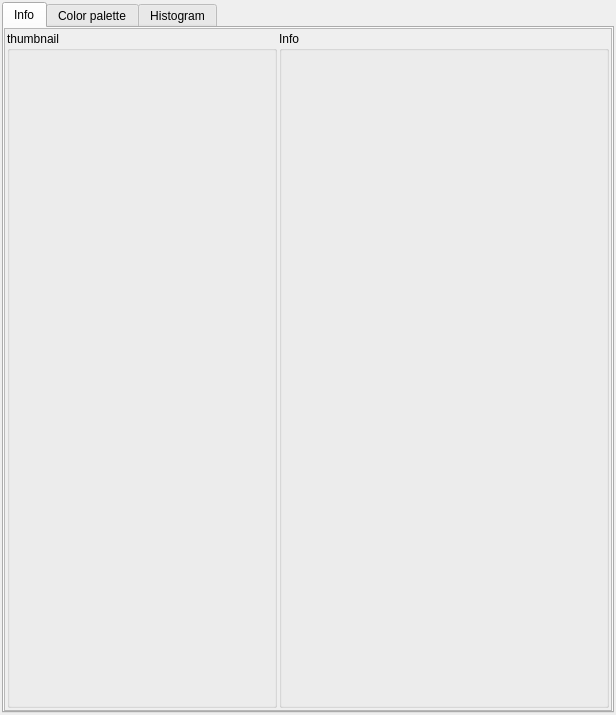
<?xml version="1.0" encoding="UTF-8"?>
<ui version="4.0">
 <class>Form</class>
 <widget class="QWidget" name="Form">
  <property name="geometry">
   <rect>
    <x>0</x>
    <y>0</y>
    <width>616</width>
    <height>715</height>
   </rect>
  </property>
  <property name="windowTitle">
   <string>Form</string>
  </property>
  <layout class="QVBoxLayout" name="verticalLayout">
   <property name="spacing">
    <number>0</number>
   </property>
   <property name="margin">
    <number>0</number>
   </property>
   <item>
    <widget class="QSplitter" name="splitter">
     <property name="orientation">
      <enum>Qt::Horizontal</enum>
     </property>
     <widget class="QWidget" name="widget" native="true">
      <layout class="QVBoxLayout" name="verticalLayout_3">
       <property name="margin">
        <number>2</number>
       </property>
       <item>
        <widget class="QTabWidget" name="tabWidget">
         <property name="currentIndex">
          <number>0</number>
         </property>
         <property name="movable">
          <bool>true</bool>
         </property>
         <widget class="QWidget" name="InfoTab">
          <attribute name="title">
           <string>Info</string>
          </attribute>
          <layout class="QHBoxLayout" name="horizontalLayout_2">
           <property name="spacing">
            <number>0</number>
           </property>
           <property name="margin">
            <number>0</number>
           </property>
           <item>
            <widget class="QScrollArea" name="scrollArea">
             <property name="widgetResizable">
              <bool>true</bool>
             </property>
             <widget class="QWidget" name="scrollAreaWidgetContents">
              <property name="geometry">
               <rect>
                <x>0</x>
                <y>0</y>
                <width>604</width>
                <height>683</height>
               </rect>
              </property>
              <layout class="QHBoxLayout" name="horizontalLayout">
               <property name="spacing">
                <number>2</number>
               </property>
               <property name="margin">
                <number>2</number>
               </property>
               <item>
                <widget class="QGroupBox" name="groupBox_5">
                 <property name="maximumSize">
                  <size>
                   <width>270</width>
                   <height>16777215</height>
                  </size>
                 </property>
                 <property name="title">
                  <string>thumbnail</string>
                 </property>
                 <layout class="QFormLayout" name="formLayout_2">
                  <property name="fieldGrowthPolicy">
                   <enum>QFormLayout::AllNonFixedFieldsGrow</enum>
                  </property>
                  <property name="labelAlignment">
                   <set>Qt::AlignCenter</set>
                  </property>
                  <property name="horizontalSpacing">
                   <number>2</number>
                  </property>
                  <property name="verticalSpacing">
                   <number>2</number>
                  </property>
                  <property name="margin">
                   <number>2</number>
                  </property>
                  <item row="0" column="1">
                   <widget class="QLabel" name="thumbnailLabel">
                    <property name="minimumSize">
                     <size>
                      <width>256</width>
                      <height>256</height>
                     </size>
                    </property>
                    <property name="maximumSize">
                     <size>
                      <width>256</width>
                      <height>256</height>
                     </size>
                    </property>
                    <property name="text">
                     <string/>
                    </property>
                    <property name="alignment">
                     <set>Qt::AlignLeading|Qt::AlignLeft|Qt::AlignTop</set>
                    </property>
                   </widget>
                  </item>
                 </layout>
                </widget>
               </item>
               <item>
                <widget class="QGroupBox" name="groupBox_3">
                 <property name="title">
                  <string>Info</string>
                 </property>
                 <property name="alignment">
                  <set>Qt::AlignLeading|Qt::AlignLeft|Qt::AlignTop</set>
                 </property>
                 <layout class="QFormLayout" name="formLayout">
                  <property name="fieldGrowthPolicy">
                   <enum>QFormLayout::AllNonFixedFieldsGrow</enum>
                  </property>
                  <property name="labelAlignment">
                   <set>Qt::AlignLeading|Qt::AlignLeft|Qt::AlignTop</set>
                  </property>
                  <property name="horizontalSpacing">
                   <number>2</number>
                  </property>
                  <property name="verticalSpacing">
                   <number>2</number>
                  </property>
                  <property name="margin">
                   <number>2</number>
                  </property>
                 </layout>
                </widget>
               </item>
              </layout>
             </widget>
            </widget>
           </item>
          </layout>
         </widget>
         <widget class="QWidget" name="PaletteTab">
          <attribute name="title">
           <string>Color palette</string>
          </attribute>
         </widget>
         <widget class="QWidget" name="Histogram">
          <attribute name="title">
           <string>Histogram</string>
          </attribute>
         </widget>
        </widget>
       </item>
      </layout>
     </widget>
    </widget>
   </item>
  </layout>
 </widget>
 <resources/>
 <connections/>
 <slots>
  <slot>refresh()</slot>
 </slots>
</ui>
